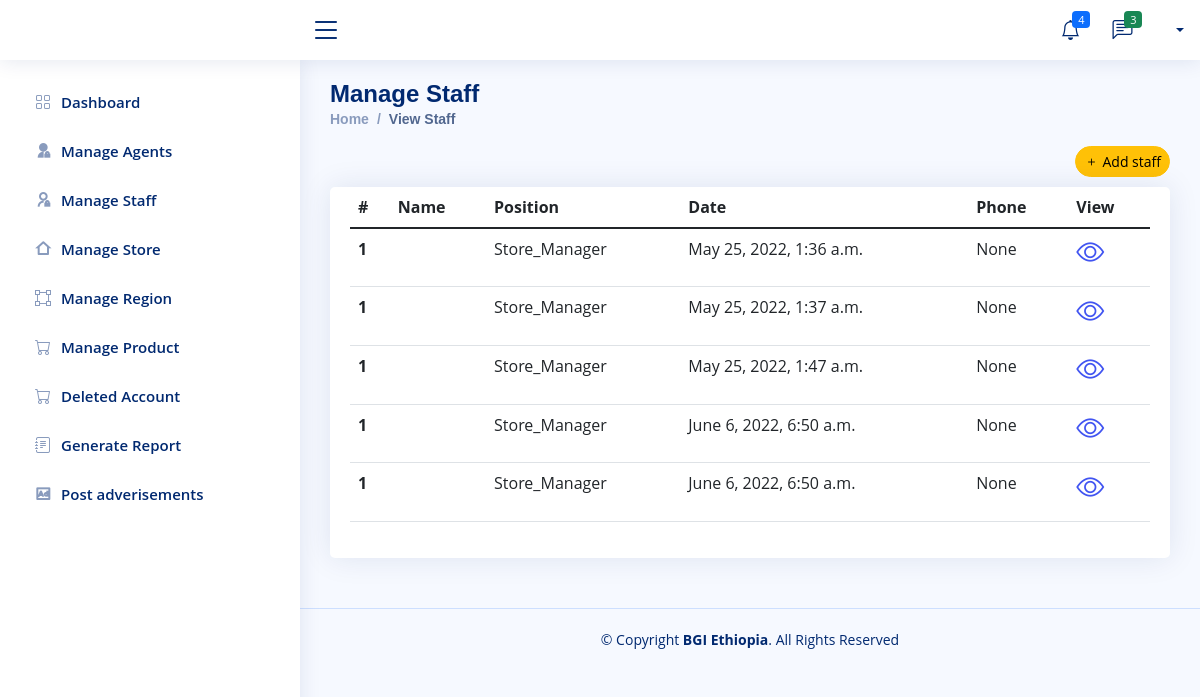
The page /BGI/view-staff/ on the database as committed earlier.
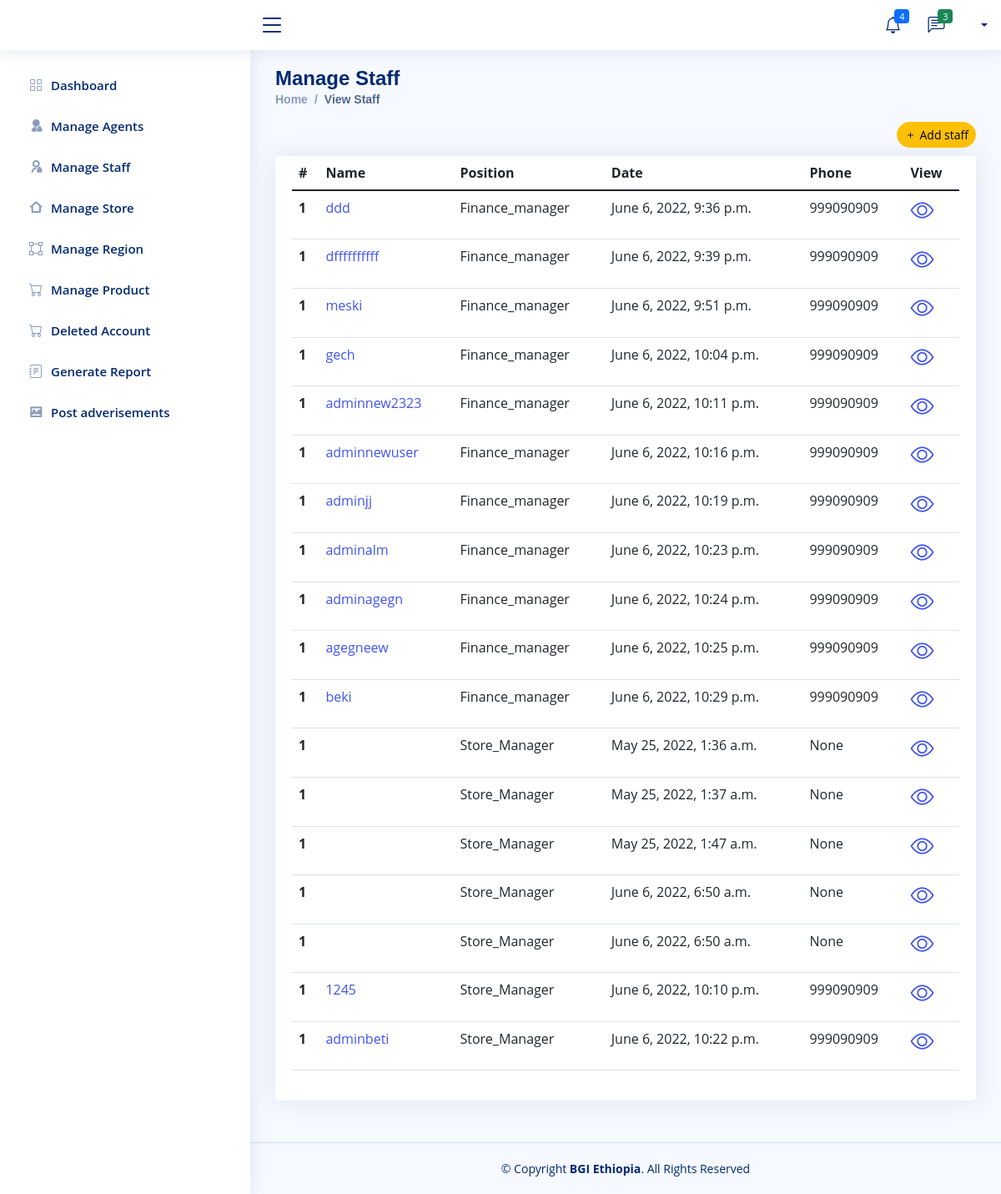
The same page on the database as committed later.
### Company/models.py (models this page shows, shortened)
class Company_Store_Manager(models.Model):
    user=models.ForeignKey(User,null=True, on_delete=models.CASCADE)
    Full_Name=models.CharField(max_length=300, null=True)
    Store=models.OneToOneField(Company_Store,null=True, blank=True,on_delete=models.CASCADE)
    staff=models.CharField(default='Store_Manager',max_length=50)
    profile_pic=models.ImageField(null=True,blank=True, upload_to='Profile/')
    phone = models.CharField(max_length=200, null=True)
    salary = models.FloatField(null=True,blank=True)
    address = models.CharField(max_length=200, null=True)
    about=models.TextField(null=True,blank=True,max_length=500)
    date_created = models.DateTimeField(auto_now_add=True, null=True)
    Telegram = models.CharField(max_length=200, null=True)
    facebook = models.CharField(max_length=200, null=True)
    instagram = models.CharField(max_length=200, null=True)

class Finance_Manager(models.Model):
    user=models.OneToOneField(User,null=True, on_delete=models.CASCADE)
    Full_Name=models.CharField(max_length=300, null=True)
    phone = models.CharField(max_length=200, null=True)
    staff=models.CharField(default='Finance_manager',max_length=50)
    profile_pic=models.ImageField(null=True,blank=True, upload_to='Profile/')
    salary = models.FloatField(null=True,blank=True)
    address = models.CharField(max_length=200, null=True)
    about=models.TextField(null=True,blank=True,max_length=500)
    date_created = models.DateTimeField(auto_now_add=True, null=True)
    telegram = models.CharField(max_length=200, null=True)
    facebook = models.CharField(max_length=200, null=True)
    instagram = models.CharField(max_length=200, null=True)

### Company/views.py (the view)
# urls.py: path('view-staff/',views.view_staff,name='view-staff'),
def view_staff(request):
    staff_finance_manager = Finance_Manager.objects.all()
    staff_company_store_manager = Company_Store_Manager.objects.all()
    context = {
        'staff_finance_manager': staff_finance_manager,
        'staff_company_store_manager': staff_company_store_manager,
    }
    return render(request, 'Company/staffs/staff-view.html', context)

### Templates/Company/staffs/staff-view.html (shortened to what this page needs)
{% extends 'Company/company-base.html'%}
{% block content%}
<main id="main" class="main">
  <div class="pagetitle">
    <h1>Manage Staff</h1>
    <nav>
      <ol class="breadcrumb">
        <li class="breadcrumb-item"><a href="{% url 'admin-dashbord'%}">Home</a></li>
        <li class="breadcrumb-item active">View Staff</li>
      </ol>
      <div class="text-end">
        <a href="{% url 'add-staff' %}" class="item-end">
          <button type="button" class="btn btn-sm rounded-pill btn-warning"><i class="bi bi-plus me-1"></i>Add
            staff</button>
        </a>
      </div>
    </nav>
  </div>
  <section class="section">
    <div class="row">
      <div class="col-lg-12">
        <div class="card">
          <div class="card-body">
            <table class="table datatable">
              <thead>
                <tr>
                  <th scope="col">#</th>
                  <th scope="col">Name</th>
                  <th scope="col">Position</th>
                  <th scope="col">Date</th>
                  <th scope="col">Phone</th>
                  <th scope="col">View</th>
                </tr>
              </thead>
              <tbody>
                {% for staff in staff_finance_manager %}
                <tr>
                  <th scope="row">1</th>
                  <td><a href="{% url 'staff-detail' staff.id  staff.staff %}">{{staff.user.username}}</a></td>
                  <td>{{staff.staff}}</td>
                  <td>{{staff.date_created }}</td>
                  <td>{{staff.phone}}</td>
                  <td><a href="{% url 'staff-detail' staff.id staff.staff %}">
                      <h3><i class="bi bi-eye"></i></h3>
                    </a>
                  </td>
                </tr>
                {% endfor %}
                {% for staff in staff_company_store_manager %}
                <tr>
                  <th scope="row">1</th>
                  <td><a href="{% url 'staff-detail' staff.id staff.staff %}">{{staff.user.username}}</a></td>
                  <td>{{staff.staff}}</td>
                  <td>{{staff.date_created }}</td>
                  <td>{{staff.phone}}</td>
                  <td><a href="{% url 'staff-detail' staff.id staff.staff %}">
                      <h3><i class="bi bi-eye"></i></h3>
                    </a>
                  </td>
                </tr>
                {% endfor %}
              </tbody>
            </table>
          </div>
        </div>
      </div>
    </div>
  </section>
</main>
{% endblock %}

Rows that differ between the two databases and show on the page:
added Finance_Manager: user.username "ddd", staff "Finance_manager", date_created "June 6, 2022, 9:36 p.m.", phone "999090909"
added Finance_Manager: user.username "dffffffffff", staff "Finance_manager", date_created "June 6, 2022, 9:39 p.m.", phone "999090909"
added Finance_Manager: user.username "meski", staff "Finance_manager", date_created "June 6, 2022, 9:51 p.m.", phone "999090909"
added Finance_Manager: user.username "gech", staff "Finance_manager", date_created "June 6, 2022, 10:04 p.m.", phone "999090909"
added Finance_Manager: user.username "adminnew2323", staff "Finance_manager", date_created "June 6, 2022, 10:11 p.m.", phone "999090909"
added Finance_Manager: user.username "adminnewuser", staff "Finance_manager", date_created "June 6, 2022, 10:16 p.m.", phone "999090909"
added Finance_Manager: user.username "adminjj", staff "Finance_manager", date_created "June 6, 2022, 10:19 p.m.", phone "999090909"
added Finance_Manager: user.username "adminalm", staff "Finance_manager", date_created "June 6, 2022, 10:23 p.m.", phone "999090909"
added Finance_Manager: user.username "adminagegn", staff "Finance_manager", date_created "June 6, 2022, 10:24 p.m.", phone "999090909"
added Finance_Manager: user.username "agegneew", staff "Finance_manager", date_created "June 6, 2022, 10:25 p.m.", phone "999090909"
added Finance_Manager: user.username "beki", staff "Finance_manager", date_created "June 6, 2022, 10:29 p.m.", phone "999090909"
added Company_Store_Manager: user.username "1245", staff "Store_Manager", date_created "June 6, 2022, 10:10 p.m.", phone "999090909"
added Company_Store_Manager: user.username "adminbeti", staff "Store_Manager", date_created "June 6, 2022, 10:22 p.m.", phone "999090909"
